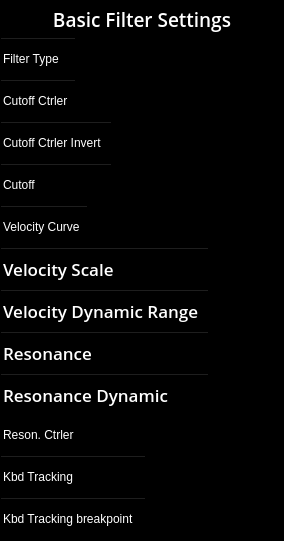
        <widget class="QFrame" name="frame_2">
         <property name="sizePolicy">
          <sizepolicy hsizetype="Expanding" vsizetype="Preferred">
           <horstretch>0</horstretch>
           <verstretch>0</verstretch>
          </sizepolicy>
         </property>
         <property name="minimumSize">
          <size>
           <width>284</width>
           <height>541</height>
          </size>
         </property>
         <property name="maximumSize">
          <size>
           <width>284</width>
           <height>541</height>
          </size>
         </property>
         <property name="palette">
          <palette>
           <active>
            <colorrole role="WindowText">
             <brush brushstyle="SolidPattern">
              <color alpha="255">
               <red>255</red>
               <green>255</green>
               <blue>255</blue>
              </color>
             </brush>
            </colorrole>
            <colorrole role="Button">
             <brush brushstyle="SolidPattern">
              <color alpha="255">
               <red>0</red>
               <green>0</green>
               <blue>0</blue>
              </color>
             </brush>
            </colorrole>
            <colorrole role="Text">
             <brush brushstyle="SolidPattern">
              <color alpha="255">
               <red>255</red>
               <green>255</green>
               <blue>255</blue>
              </color>
             </brush>
            </colorrole>
            <colorrole role="ButtonText">
             <brush brushstyle="SolidPattern">
              <color alpha="255">
               <red>255</red>
               <green>255</green>
               <blue>255</blue>
              </color>
             </brush>
            </colorrole>
            <colorrole role="Base">
             <brush brushstyle="SolidPattern">
              <color alpha="255">
               <red>0</red>
               <green>0</green>
               <blue>0</blue>
              </color>
             </brush>
            </colorrole>
            <colorrole role="Window">
             <brush brushstyle="SolidPattern">
              <color alpha="255">
               <red>0</red>
               <green>0</green>
               <blue>0</blue>
              </color>
             </brush>
            </colorrole>
           </active>
           <inactive>
            <colorrole role="WindowText">
             <brush brushstyle="SolidPattern">
              <color alpha="255">
               <red>255</red>
               <green>255</green>
               <blue>255</blue>
              </color>
             </brush>
            </colorrole>
            <colorrole role="Button">
             <brush brushstyle="SolidPattern">
              <color alpha="255">
               <red>0</red>
               <green>0</green>
               <blue>0</blue>
              </color>
             </brush>
            </colorrole>
            <colorrole role="Text">
             <brush brushstyle="SolidPattern">
              <color alpha="255">
               <red>255</red>
               <green>255</green>
               <blue>255</blue>
              </color>
             </brush>
            </colorrole>
            <colorrole role="ButtonText">
             <brush brushstyle="SolidPattern">
              <color alpha="255">
               <red>255</red>
               <green>255</green>
               <blue>255</blue>
              </color>
             </brush>
            </colorrole>
            <colorrole role="Base">
             <brush brushstyle="SolidPattern">
              <color alpha="255">
               <red>0</red>
               <green>0</green>
               <blue>0</blue>
              </color>
             </brush>
            </colorrole>
            <colorrole role="Window">
             <brush brushstyle="SolidPattern">
              <color alpha="255">
               <red>0</red>
               <green>0</green>
               <blue>0</blue>
              </color>
             </brush>
            </colorrole>
           </inactive>
           <disabled>
            <colorrole role="WindowText">
             <brush brushstyle="SolidPattern">
              <color alpha="255">
               <red>255</red>
               <green>255</green>
               <blue>255</blue>
              </color>
             </brush>
            </colorrole>
            <colorrole role="Button">
             <brush brushstyle="SolidPattern">
              <color alpha="255">
               <red>0</red>
               <green>0</green>
               <blue>0</blue>
              </color>
             </brush>
            </colorrole>
            <colorrole role="Text">
             <brush brushstyle="SolidPattern">
              <color alpha="255">
               <red>255</red>
               <green>255</green>
               <blue>255</blue>
              </color>
             </brush>
            </colorrole>
            <colorrole role="ButtonText">
             <brush brushstyle="SolidPattern">
              <color alpha="255">
               <red>255</red>
               <green>255</green>
               <blue>255</blue>
              </color>
             </brush>
            </colorrole>
            <colorrole role="Base">
             <brush brushstyle="SolidPattern">
              <color alpha="255">
               <red>0</red>
               <green>0</green>
               <blue>0</blue>
              </color>
             </brush>
            </colorrole>
            <colorrole role="Window">
             <brush brushstyle="SolidPattern">
              <color alpha="255">
               <red>0</red>
               <green>0</green>
               <blue>0</blue>
              </color>
             </brush>
            </colorrole>
           </disabled>
          </palette>
         </property>
         <property name="styleSheet">
          <string notr="true"/>
         </property>
         <property name="frameShape">
          <enum>QFrame::StyledPanel</enum>
         </property>
         <property name="frameShadow">
          <enum>QFrame::Raised</enum>
         </property>
         <layout class="QGridLayout" name="gridLayout_4">
          <property name="leftMargin">
           <number>0</number>
          </property>
          <property name="topMargin">
           <number>0</number>
          </property>
          <property name="rightMargin">
           <number>0</number>
          </property>
          <property name="bottomMargin">
           <number>0</number>
          </property>
          <property name="spacing">
           <number>0</number>
          </property>
          <item row="5" column="0">
           <widget class="QTableWidget" name="twResController">
            <property name="minimumSize">
             <size>
              <width>0</width>
              <height>42</height>
             </size>
            </property>
            <property name="maximumSize">
             <size>
              <width>16777215</width>
              <height>42</height>
             </size>
            </property>
            <property name="styleSheet">
             <string notr="true"/>
            </property>
            <property name="frameShape">
             <enum>QFrame::NoFrame</enum>
            </property>
            <property name="selectionMode">
             <enum>QAbstractItemView::SingleSelection</enum>
            </property>
            <property name="selectionBehavior">
             <enum>QAbstractItemView::SelectRows</enum>
            </property>
            <property name="gridStyle">
             <enum>Qt::NoPen</enum>
            </property>
            <property name="columnCount">
             <number>1</number>
            </property>
            <attribute name="horizontalHeaderVisible">
             <bool>false</bool>
            </attribute>
            <attribute name="horizontalHeaderStretchLastSection">
             <bool>true</bool>
            </attribute>
            <attribute name="verticalHeaderVisible">
             <bool>true</bool>
            </attribute>
            <attribute name="verticalHeaderDefaultSectionSize">
             <number>42</number>
            </attribute>
            <attribute name="verticalHeaderMinimumSectionSize">
             <number>0</number>
            </attribute>
            <row>
             <property name="text">
              <string>Reson. Ctrler</string>
             </property>
            </row>
            <column/>
           </widget>
          </item>
          <item row="4" column="0">
           <widget class="QTableWidget" name="twFilterSettings2">
            <property name="minimumSize">
             <size>
              <width>0</width>
              <height>168</height>
             </size>
            </property>
            <property name="maximumSize">
             <size>
              <width>16777215</width>
              <height>168</height>
             </size>
            </property>
            <property name="palette">
             <palette>
              <active>
               <colorrole role="WindowText">
                <brush brushstyle="SolidPattern">
                 <color alpha="255">
                  <red>255</red>
                  <green>255</green>
                  <blue>255</blue>
                 </color>
                </brush>
               </colorrole>
               <colorrole role="Button">
                <brush brushstyle="SolidPattern">
                 <color alpha="0">
                  <red>0</red>
                  <green>0</green>
                  <blue>0</blue>
                 </color>
                </brush>
               </colorrole>
               <colorrole role="Text">
                <brush brushstyle="SolidPattern">
                 <color alpha="255">
                  <red>255</red>
                  <green>255</green>
                  <blue>255</blue>
                 </color>
                </brush>
               </colorrole>
               <colorrole role="ButtonText">
                <brush brushstyle="SolidPattern">
                 <color alpha="255">
                  <red>255</red>
                  <green>255</green>
                  <blue>255</blue>
                 </color>
                </brush>
               </colorrole>
               <colorrole role="Base">
                <brush brushstyle="NoBrush">
                 <color alpha="255">
                  <red>0</red>
                  <green>0</green>
                  <blue>0</blue>
                 </color>
                </brush>
               </colorrole>
               <colorrole role="Window">
                <brush brushstyle="SolidPattern">
                 <color alpha="0">
                  <red>0</red>
                  <green>0</green>
                  <blue>0</blue>
                 </color>
                </brush>
               </colorrole>
               <colorrole role="Highlight">
                <brush brushstyle="SolidPattern">
                 <color alpha="255">
                  <red>239</red>
                  <green>159</green>
                  <blue>31</blue>
                 </color>
                </brush>
               </colorrole>
              </active>
              <inactive>
               <colorrole role="WindowText">
                <brush brushstyle="SolidPattern">
                 <color alpha="255">
                  <red>255</red>
                  <green>255</green>
                  <blue>255</blue>
                 </color>
                </brush>
               </colorrole>
               <colorrole role="Button">
                <brush brushstyle="SolidPattern">
                 <color alpha="0">
                  <red>0</red>
                  <green>0</green>
                  <blue>0</blue>
                 </color>
                </brush>
               </colorrole>
               <colorrole role="Text">
                <brush brushstyle="SolidPattern">
                 <color alpha="255">
                  <red>255</red>
                  <green>255</green>
                  <blue>255</blue>
                 </color>
                </brush>
               </colorrole>
               <colorrole role="ButtonText">
                <brush brushstyle="SolidPattern">
                 <color alpha="255">
                  <red>255</red>
                  <green>255</green>
                  <blue>255</blue>
                 </color>
                </brush>
               </colorrole>
               <colorrole role="Base">
                <brush brushstyle="NoBrush">
                 <color alpha="255">
                  <red>0</red>
                  <green>0</green>
                  <blue>0</blue>
                 </color>
                </brush>
               </colorrole>
               <colorrole role="Window">
                <brush brushstyle="SolidPattern">
                 <color alpha="0">
                  <red>0</red>
                  <green>0</green>
                  <blue>0</blue>
                 </color>
                </brush>
               </colorrole>
               <colorrole role="Highlight">
                <brush brushstyle="SolidPattern">
                 <color alpha="255">
                  <red>239</red>
                  <green>159</green>
                  <blue>31</blue>
                 </color>
                </brush>
               </colorrole>
              </inactive>
              <disabled>
               <colorrole role="WindowText">
                <brush brushstyle="SolidPattern">
                 <color alpha="255">
                  <red>255</red>
                  <green>255</green>
                  <blue>255</blue>
                 </color>
                </brush>
               </colorrole>
               <colorrole role="Button">
                <brush brushstyle="SolidPattern">
                 <color alpha="0">
                  <red>0</red>
                  <green>0</green>
                  <blue>0</blue>
                 </color>
                </brush>
               </colorrole>
               <colorrole role="Text">
                <brush brushstyle="SolidPattern">
                 <color alpha="255">
                  <red>255</red>
                  <green>255</green>
                  <blue>255</blue>
                 </color>
                </brush>
               </colorrole>
               <colorrole role="ButtonText">
                <brush brushstyle="SolidPattern">
                 <color alpha="255">
                  <red>255</red>
                  <green>255</green>
                  <blue>255</blue>
                 </color>
                </brush>
               </colorrole>
               <colorrole role="Base">
                <brush brushstyle="NoBrush">
                 <color alpha="255">
                  <red>0</red>
                  <green>0</green>
                  <blue>0</blue>
                 </color>
                </brush>
               </colorrole>
               <colorrole role="Window">
                <brush brushstyle="SolidPattern">
                 <color alpha="0">
                  <red>0</red>
                  <green>0</green>
                  <blue>0</blue>
                 </color>
                </brush>
               </colorrole>
               <colorrole role="Highlight">
                <brush brushstyle="SolidPattern">
                 <color alpha="255">
                  <red>239</red>
                  <green>159</green>
                  <blue>31</blue>
                 </color>
                </brush>
               </colorrole>
              </disabled>
             </palette>
            </property>
            <property name="font">
             <font>
              <family>Open Sans</family>
              <pointsize>13</pointsize>
              <weight>68</weight>
              <italic>false</italic>
              <bold>true</bold>
             </font>
            </property>
            <property name="styleSheet">
             <string notr="true"/>
            </property>
            <property name="frameShape">
             <enum>QFrame::NoFrame</enum>
            </property>
            <property name="editTriggers">
             <set>QAbstractItemView::NoEditTriggers</set>
            </property>
            <property name="showDropIndicator" stdset="0">
             <bool>false</bool>
            </property>
            <property name="selectionMode">
             <enum>QAbstractItemView::SingleSelection</enum>
            </property>
            <property name="selectionBehavior">
             <enum>QAbstractItemView::SelectRows</enum>
            </property>
            <property name="showGrid">
             <bool>true</bool>
            </property>
            <property name="gridStyle">
             <enum>Qt::NoPen</enum>
            </property>
            <property name="columnCount">
             <number>1</number>
            </property>
            <attribute name="horizontalHeaderVisible">
             <bool>false</bool>
            </attribute>
            <attribute name="horizontalHeaderDefaultSectionSize">
             <number>42</number>
            </attribute>
            <attribute name="horizontalHeaderMinimumSectionSize">
             <number>1</number>
            </attribute>
            <attribute name="horizontalHeaderStretchLastSection">
             <bool>true</bool>
            </attribute>
            <attribute name="verticalHeaderDefaultSectionSize">
             <number>42</number>
            </attribute>
            <row>
             <property name="text">
              <string>Velocity Scale</string>
             </property>
            </row>
            <row>
             <property name="text">
              <string>Velocity Dynamic Range</string>
             </property>
            </row>
            <row>
             <property name="text">
              <string>Resonance</string>
             </property>
            </row>
            <row>
             <property name="text">
              <string>Resonance Dynamic</string>
             </property>
            </row>
            <column/>
            <item row="0" column="0">
             <property name="text">
              <string/>
             </property>
             <property name="foreground">
              <brush brushstyle="NoBrush">
               <color alpha="255">
                <red>255</red>
                <green>255</green>
                <blue>255</blue>
               </color>
              </brush>
             </property>
            </item>
            <item row="1" column="0">
             <property name="text">
              <string/>
             </property>
             <property name="foreground">
              <brush brushstyle="NoBrush">
               <color alpha="255">
                <red>255</red>
                <green>255</green>
                <blue>255</blue>
               </color>
              </brush>
             </property>
            </item>
            <item row="2" column="0">
             <property name="text">
              <string/>
             </property>
             <property name="foreground">
              <brush brushstyle="NoBrush">
               <color alpha="255">
                <red>255</red>
                <green>255</green>
                <blue>255</blue>
               </color>
              </brush>
             </property>
            </item>
            <item row="3" column="0">
             <property name="text">
              <string/>
             </property>
             <property name="foreground">
              <brush brushstyle="NoBrush">
               <color alpha="255">
                <red>255</red>
                <green>255</green>
                <blue>255</blue>
               </color>
              </brush>
             </property>
            </item>
           </widget>
          </item>
          <item row="1" column="0">
           <widget class="QTableWidget" name="twTypeController">
            <property name="minimumSize">
             <size>
              <width>0</width>
              <height>84</height>
             </size>
            </property>
            <property name="maximumSize">
             <size>
              <width>16777215</width>
              <height>84</height>
             </size>
            </property>
            <property name="styleSheet">
             <string notr="true"/>
            </property>
            <property name="frameShape">
             <enum>QFrame::NoFrame</enum>
            </property>
            <property name="selectionMode">
             <enum>QAbstractItemView::SingleSelection</enum>
            </property>
            <property name="selectionBehavior">
             <enum>QAbstractItemView::SelectRows</enum>
            </property>
            <property name="gridStyle">
             <enum>Qt::NoPen</enum>
            </property>
            <property name="columnCount">
             <number>1</number>
            </property>
            <attribute name="horizontalHeaderVisible">
             <bool>false</bool>
            </attribute>
            <attribute name="horizontalHeaderStretchLastSection">
             <bool>true</bool>
            </attribute>
            <attribute name="verticalHeaderDefaultSectionSize">
             <number>42</number>
            </attribute>
            <row>
             <property name="text">
              <string>Filter Type</string>
             </property>
            </row>
            <row>
             <property name="text">
              <string>Cutoff Ctrler</string>
             </property>
            </row>
            <column/>
           </widget>
          </item>
          <item row="0" column="0">
           <widget class="QLabel" name="label">
            <property name="minimumSize">
             <size>
              <width>0</width>
              <height>37</height>
             </size>
            </property>
            <property name="maximumSize">
             <size>
              <width>16777215</width>
              <height>37</height>
             </size>
            </property>
            <property name="font">
             <font>
              <family>Open Sans</family>
              <pointsize>14</pointsize>
              <weight>68</weight>
              <italic>false</italic>
              <bold>true</bold>
             </font>
            </property>
            <property name="styleSheet">
             <string notr="true"/>
            </property>
            <property name="text">
             <string>Basic Filter Settings</string>
            </property>
            <property name="alignment">
             <set>Qt::AlignCenter</set>
            </property>
           </widget>
          </item>
          <item row="2" column="0">
           <widget class="QTableWidget" name="twFilterSettings1">
            <property name="minimumSize">
             <size>
              <width>0</width>
              <height>84</height>
             </size>
            </property>
            <property name="maximumSize">
             <size>
              <width>16777215</width>
              <height>84</height>
             </size>
            </property>
            <property name="styleSheet">
             <string notr="true"/>
            </property>
            <property name="frameShape">
             <enum>QFrame::NoFrame</enum>
            </property>
            <property name="frameShadow">
             <enum>QFrame::Plain</enum>
            </property>
            <property name="selectionMode">
             <enum>QAbstractItemView::SingleSelection</enum>
            </property>
            <property name="selectionBehavior">
             <enum>QAbstractItemView::SelectRows</enum>
            </property>
            <property name="gridStyle">
             <enum>Qt::NoPen</enum>
            </property>
            <property name="columnCount">
             <number>1</number>
            </property>
            <attribute name="horizontalHeaderVisible">
             <bool>false</bool>
            </attribute>
            <attribute name="horizontalHeaderStretchLastSection">
             <bool>true</bool>
            </attribute>
            <attribute name="verticalHeaderDefaultSectionSize">
             <number>42</number>
            </attribute>
            <row>
             <property name="text">
              <string>Cutoff Ctrler Invert</string>
             </property>
            </row>
            <row>
             <property name="text">
              <string>Cutoff</string>
             </property>
            </row>
            <column/>
           </widget>
          </item>
          <item row="3" column="0">
           <widget class="QTableWidget" name="twVelocityCurve">
            <property name="minimumSize">
             <size>
              <width>0</width>
              <height>42</height>
             </size>
            </property>
            <property name="maximumSize">
             <size>
              <width>16777215</width>
              <height>42</height>
             </size>
            </property>
            <property name="styleSheet">
             <string notr="true"/>
            </property>
            <property name="frameShape">
             <enum>QFrame::NoFrame</enum>
            </property>
            <property name="frameShadow">
             <enum>QFrame::Plain</enum>
            </property>
            <property name="selectionMode">
             <enum>QAbstractItemView::SingleSelection</enum>
            </property>
            <property name="selectionBehavior">
             <enum>QAbstractItemView::SelectRows</enum>
            </property>
            <property name="gridStyle">
             <enum>Qt::NoPen</enum>
            </property>
            <property name="columnCount">
             <number>1</number>
            </property>
            <attribute name="horizontalHeaderVisible">
             <bool>false</bool>
            </attribute>
            <attribute name="horizontalHeaderStretchLastSection">
             <bool>true</bool>
            </attribute>
            <attribute name="verticalHeaderDefaultSectionSize">
             <number>42</number>
            </attribute>
            <attribute name="verticalHeaderMinimumSectionSize">
             <number>0</number>
            </attribute>
            <row>
             <property name="text">
              <string>Velocity Curve</string>
             </property>
            </row>
            <column/>
           </widget>
          </item>
          <item row="6" column="0">
           <widget class="QTableWidget" name="twKeyboard">
            <property name="minimumSize">
             <size>
              <width>1</width>
              <height>84</height>
             </size>
            </property>
            <property name="maximumSize">
             <size>
              <width>16777215</width>
              <height>84</height>
             </size>
            </property>
            <property name="styleSheet">
             <string notr="true"/>
            </property>
            <property name="frameShape">
             <enum>QFrame::NoFrame</enum>
            </property>
            <property name="selectionMode">
             <enum>QAbstractItemView::SingleSelection</enum>
            </property>
            <property name="selectionBehavior">
             <enum>QAbstractItemView::SelectRows</enum>
            </property>
            <property name="showGrid">
             <bool>true</bool>
            </property>
            <property name="gridStyle">
             <enum>Qt::NoPen</enum>
            </property>
            <property name="sortingEnabled">
             <bool>false</bool>
            </property>
            <property name="columnCount">
             <number>1</number>
            </property>
            <attribute name="horizontalHeaderVisible">
             <bool>false</bool>
            </attribute>
            <attribute name="horizontalHeaderShowSortIndicator" stdset="0">
             <bool>false</bool>
            </attribute>
            <attribute name="horizontalHeaderStretchLastSection">
             <bool>true</bool>
            </attribute>
            <attribute name="verticalHeaderDefaultSectionSize">
             <number>42</number>
            </attribute>
            <row>
             <property name="text">
              <string>Kbd Tracking</string>
             </property>
            </row>
            <row>
             <property name="text">
              <string>Kbd Tracking breakpoint</string>
             </property>
            </row>
            <column/>
           </widget>
          </item>
         </layout>
        </widget>
